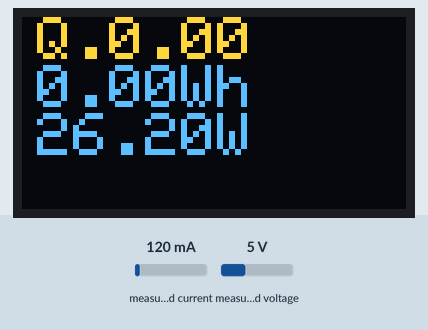
Recording of a sketch running on a simulated ESP8266 (NodeMCU). Shown: 128×64 one-colour display. The test bench sets the inputs (shaded band); at power-on: measured current 120 mA, measured voltage 5 V. The OLED is the two-colour kind (top 16 rows yellow); WiFi joins after 1.5 s; servers stay silent unless stated; uploads are accepted with an empty reply; what the sketch prints to the serial monitor is not drawn.

Above: at 18.6 s.
18.7 s: measured current set to 40 mA
At 27.8 s:
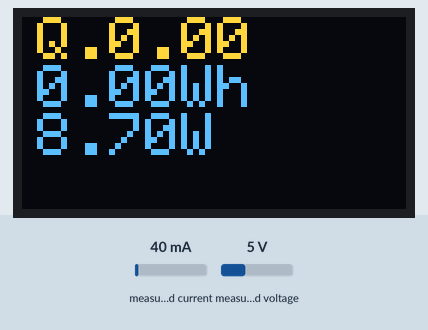
28.0 s: measured voltage set to 0.3 V
At 38.1 s:
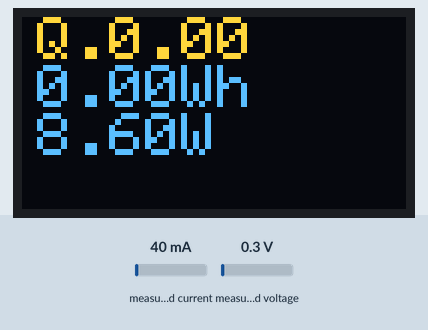
Timing chart, 0 to 39.6 s (numbered marks = the images above; inputs shaded):
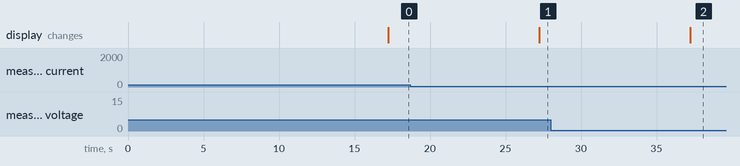

Measured:
- after the input at 18.7 s, the display: changes after 8.5 s (image 1)
- after the input at 28.0 s, the display: changes after 9.2 s (image 2)

The sketch:

contador.ino
```cpp
/*************************************************************

  This is a simple demo of sending and receiving some data.
  Be sure to check out other examples!
 *************************************************************/

// Template ID, Device Name and Auth Token are provided by the Blynk.Cloud
// See the Device Info tab, or Template settings
#define BLYNK_TEMPLATE_ID "TMPLhkshwGSC"
#define BLYNK_TEMPLATE_NAME "Contador2"
#define BLYNK_AUTH_TOKEN "fQ8XylYAP4f5zJQxZKayomlS_cxM8R92"

// Comment this out to disable prints and save space
#define BLYNK_PRINT Serial
#include <PZEM004Tv30.h>
#include <SPI.h>
#include <Wire.h>
#include <Adafruit_GFX.h>
#include <Adafruit_SSD1306.h>
#include <ESP8266WiFi.h>
#include <ESP8266HTTPClient.h>
#include <BlynkSimpleEsp8266.h>
#include <WiFiClientSecureBearSSL.h>
#include <WiFiClient.h>

const char* serverName = "";
String message = "";
HTTPClient https;

char auth[] = BLYNK_AUTH_TOKEN;

// Your WiFi credentials.
// Set password to "" for open networks.
char ssid[] = "";
char pass[] = "";
#define MAX_ATTEMPTS 10   // maximos intentos para obtener valor
#define SCREEN_WIDTH 128  // OLED display width, in pixels
#define SCREEN_HEIGHT 64  // OLED display height, in pixels

#define OLED_RESET -1  // Reset pin # (or -1 if sharing Arduino reset pin)
Adafruit_SSD1306 display(SCREEN_WIDTH, SCREEN_HEIGHT, &Wire, OLED_RESET);

#define NUMFLAKES 10  // Number of snowflakes in the animation example

#define LOGO_HEIGHT 16
#define LOGO_WIDTH 16
static const unsigned char PROGMEM logo_bmp[] = { B00000000, B11000000,
                                                  B00000001, B11000000,
                                                  B00000001, B11000000,
                                                  B00000011, B11100000,
                                                  B11110011, B11100000,
                                                  B11111110, B11111000,
                                                  B01111110, B11111111,
                                                  B00110011, B10011111,
                                                  B00011111, B11111100,
                                                  B00001101, B01110000,
                                                  B00011011, B10100000,
                                                  B00111111, B11100000,
                                                  B00111111, B11110000,
                                                  B01111100, B11110000,
                                                  B01110000, B01110000,
                                                  B00000000, B00110000 };

PZEM004Tv30 pzem(12, 14);  //rx tx (D5, D6)

String salida = "";
String salidaP = "";
float consumo, tarifa;
unsigned long t1, t2, ta, tr;
const unsigned long tp = 10000;  //lectura cada 10 Seg
boolean con, flag, res, cp1, cp2, blynk_conn;
int pinValue = 0;  //boolean para reset

//variables BLYNK
WidgetLCD lcd(V0);  //lcd en pin virtual 0

BLYNK_WRITE(V2) {            //rutina para leer valor enviado desde APP asignado a V2
  tarifa = param.asFloat();  // assigning incoming value from pin V1 to a variable
}

BLYNK_WRITE(V1) {            //rutina para leer valor enviado desde APP asignado a V1
  pinValue = param.asInt();  // assigning incoming value from pin V1 to a variable
}

BLYNK_CONNECTED() {
  Blynk.syncAll();
}


void setup(){
  Serial.begin(115200);

  // SSD1306_SWITCHCAPVCC = generate display voltage from 3.3V internally
  if (!display.begin(SSD1306_SWITCHCAPVCC, 0x3C)) {  // Address 0x3C for 128x32
    Serial.println(F("SSD1306 allocation failed"));
    for (;;)
      ;  // Don't proceed, loop forever
  }

  display.setTextSize(2);  // Draw 2X-scale text
  display.setTextColor(SSD1306_WHITE);

  // Show initial display buffer contents on the screen --
  // the library initializes this with an Adafruit splash screen.

  // Clear the buffer
  display.clearDisplay();
  flag = true;
  con = false;
  res = false;
  cp1 = false;
  cp2 = false;

  WiFi.begin(ssid, pass);
  Blynk.begin(auth, ssid, pass);

  t1 = millis();  //inicializamos contador
}

void loop(){
  checkConnection();
  Blynk.run();
  t2 = millis() - t1;
  if (t2 > tp) {  //lectura cada 20 segundos
    t1 = millis();
    Serial.println("tiempo de leer");
    Serial.println(tarifa);
    String message = "";
    float voltage = pzem.voltage();
    if (!isnan(voltage)) {
      Serial.print("Voltage: ");
      Serial.print(voltage);
      Serial.println("V");
    } else {
      message += " Error reading voltage.";
      voltage = 0;
      Serial.println("Error reading voltage");
    }

    float current = pzem.current();
    if (!isnan(current)) {
      Serial.print("Current: ");
      Serial.print(current);
      Serial.println("A");
    } else {
      current = 0;
      message += " Error reading current.";
      Serial.println("Error reading current");
    }

    float power = pzem.power();
    if (!isnan(power)) {
      Serial.print("Power: ");
      Serial.print(power);
      Serial.println("W");
      Blynk.virtualWrite(V4,power);
    } else {
      message += " Error reading power.";
      power = 0;
      Serial.println("Error reading power");
    }

    float energy = pzem.energy() * 1000;
    if (!isnan(energy)) {
      Serial.print("Energy: ");
      Serial.print(energy, 1);
      Serial.println("Wh");
      Blynk.virtualWrite(V3,energy);
    } else {
      message += " Error reading energy.";
      energy = 0;
      Serial.println("Error reading energy");
    }

    float frequency = pzem.frequency();
    if (!isnan(frequency)) {
      Serial.print("Frequency: ");
      Serial.print(frequency, 1);
      Serial.println("Hz");
    } else {
      message += " Error reading frequency.";
      frequency = 0;
      Serial.println("Error reading frequency");
    }

    float pf = pzem.pf();
    if (!isnan(pf)) {
      Serial.print("PF: ");
      Serial.println(pf);
    } else {
      message += " Error reading power factor.";
      pf = 0;
      Serial.println("Error reading power factor");
    }
    if(WiFi.status() == WL_CONNECTED){
      std::unique_ptr<BearSSL::WiFiClientSecure>client(new BearSSL::WiFiClientSecure);
      client->setInsecure();

      https.begin(*client, serverName);
      https.addHeader("Content-Type", "application/json");
      String httpJson = "{ \"message\": \"" + String(message) + "\", \"voltage\": \"" + String(voltage) + "\", ";
      httpJson += "\"current\": \"" + String(current) + "\", \"power\": \"" + String(power) + "\", \"energy\": \"" + String(energy) + "\", \"frequency\": \"" + String(frequency) + "\", \"pf\": \"" + String(pf) + "\", \"apartment\": \"" + "2" + "\"}";
      int httpResponseCode = https.POST(httpJson);
      if (httpResponseCode>0) {
        Serial.print("HTTP Response code: ");
        Serial.println(httpResponseCode);
        String payload = https.getString();
        Serial.println(payload);
        delay(5000);
      }
      https.end();
    }

    if (energy > 1000.0) {
      salida = "KWh";
      energy = energy / 1000;
      consumo = energy * tarifa;
    } else {
      salida = "Wh";
      consumo = (energy * tarifa) / 1000.0;
    }

    if (power > 1000.0) {
      salidaP = "KW";
      power = power / 1000;
    } else {
      salidaP = "W";
    }


    Serial.println("Consumo: " + String(consumo));
    lcd.clear();
    lcd.print(1, 0, String(energy) + salida + "," + String(power) + salidaP);
    lcd.print(1, 1, "Consumo: Q." + String(consumo));
    delay(100);
    display.clearDisplay();
    display.setCursor(5, 0);
    if(con && blynk_conn){
      display.println("Q." + String(consumo));
      display.setCursor(5, 16);
      display.println(String(energy) + salida);
      display.setCursor(5, 32);
      display.println(String(power) + salidaP);
    } else if (!con) {
      display.println("Error WIFI");
      if(flag){
        display.setCursor(5, 32);
        display.println("Conectando");
      }
    } else {
      display.println("Error Blynk");
    }
    display.display();  // Show initial text
    delay(100);
    if(blynk_conn){
      Serial.println("Blynk CONECTADO");
    } else {
      Serial.println("Blynk ERROR EN CONEXION");
    }

    Serial.println();
  }

  if (pinValue == 1) {
    //res = true;
    pinValue = 0;
    Blynk.virtualWrite(V1, 0);
    //tr = millis();
    //digitalWrite(relay, 1);
    Serial.println("Se activo reset!");
    pzem.resetEnergy();
  }
}

void checkConnection() {
  bool result;
  blynk_conn = Blynk.connected();
  if (WiFi.status() != WL_CONNECTED) {  // FIX FOR USING 2.3.0 CORE (only .begin if not connected)
    if (!flag) {
      Serial.println("---starting wifi");
      WiFi.begin(ssid, pass);  // connect to the network
    }
    //digitalWrite(indicator,0);
    con = false;
    flag = true;
  } else if (flag) {
    Serial.println("connected");
    Serial.println(WiFi.localIP());
    //digitalWrite(indicator,0);
    flag = false;
    con = true;
  } else if (!blynk_conn && con){
    Serial.println("-------connecting to blynk...");
    result = Blynk.connect();
  }
}
```
